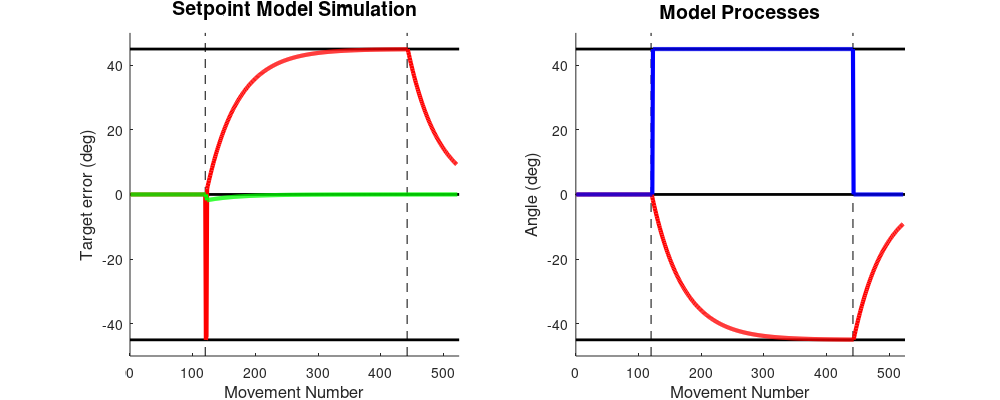
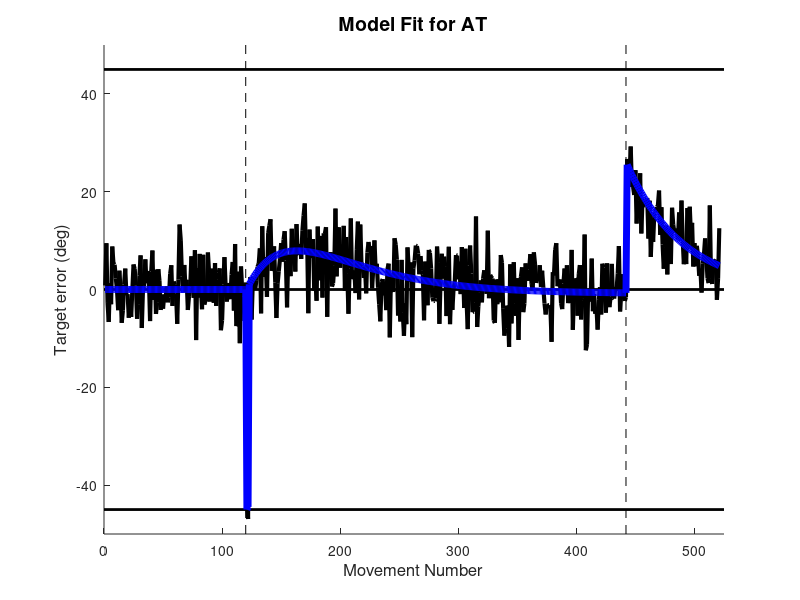
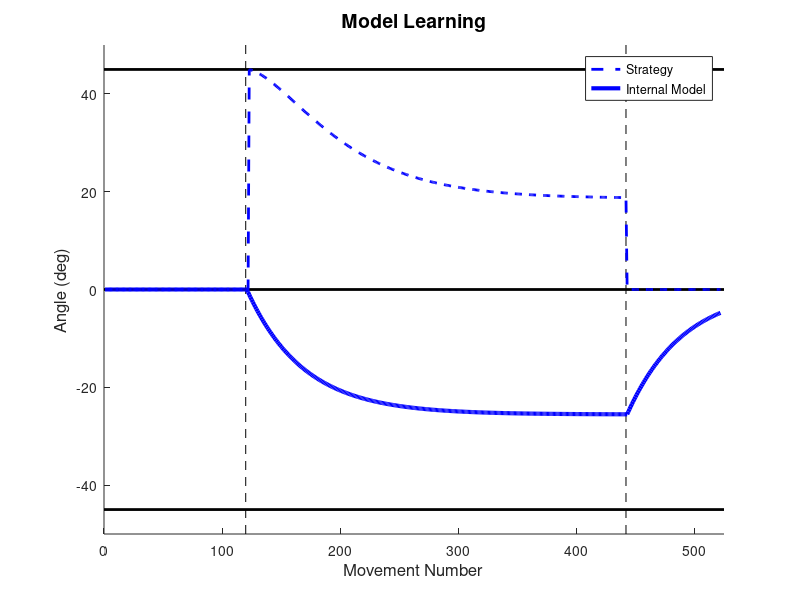

Reproduce these figures in MATLAB, in order.
%Taylor & Ivry strategy model (Plos Comp Bio - 2011). Running this script
%will generate something that should like Figure 6A from the paper. Main 
%point of model is that strategy acts on target error and adaptation 
%(internal model/state estimate) updates based on the aiming error, or 
%sensory prediction error (SPE). --Hyosub (9/28/2018)--

clear all; close all

%%%Actually, we'll first create Figure 1A,B%%%

%create the experiment
nBsl = 120;
nRot = 322;
nWO = 80;

%% Simulate figure 1

%Parameters from paper
A=1; B=.02; %Internal Model parameters
E=1; F=.05; %Strategy parameters

s(1:nBsl+2) = [zeros(nBsl+2,1)]; %strategy is zero for baseline and first two rotation
s(nBsl+3) = 45; %participant told to aim to 45 on 3rd trial of rotation                                      
                                         
r = [zeros(nBsl,1); ones(nRot,1)*-45; zeros(nWO,1)]; %45 deg VMR
r_est(1) = 0; %initializing IM (state estimate)
r_est2(1) = 0;

%create Figure 1
for n=1:length(r)-1
    
    %equations
    e_tgt(n) = s(n) + (r(n)-r_est(n));  %eqn3: the error you see is the sum
                                        %of your strategy + the rotation - 
                                        %state estimate
                                        
    e_tgt2(n) = s(n) + (r(n)-r_est2(n));
    
    e_aim(n) = r(n) - r_est(n);   %eqn4: error signal for adaptation defined
                                  %by location of feedback relative to aim

    
    r_est(n+1) = A*r_est(n) + B*e_aim(n); %eqn2: state update is based on 
                                          %aiming error NOT target error 
                                          %(this is key to model)
                                         
    r_est2(n+1) = A*r_est2(n) + B*e_tgt2(n);                 
    
    if n<=nBsl+2 
        s(n) = 0;
    elseif n>nBsl+2 & n<nBsl+nRot
        s(n+1) = 45; %for first simulation, strategy is constant
    elseif n>=nBsl+nRot
        s(n+1) = 0; %we have to set participant's strategy back to zero 
                    %after perturbation is turned off
    end
    
end
figure; hold on
set(gcf,'units','inches','pos',[5 5 10 4]);
set(gcf,'PaperPositionMode','auto')
subplot(1,2,1); hold on
ylim([-50 50])
xlim([0 525])
title('Setpoint Model Simulation','fontsize',14)
ylabel('Target error (deg)','fontsize',12)
xlabel('Movement Number','fontsize',12)
line(xlim,[0 0],'color','k','linewidth',2)
line(xlim,[45 45],'color','k','linewidth',2)
line(xlim,[-45 -45],'color','k','linewidth',2)
line([120 120],ylim,'linestyle','--','color','k')
line([442 442],ylim,'linestyle','--','color','k')
plot(e_tgt,'r','linewidth',3)

subplot(1,2,2); hold on
ylim([-50 50])
xlim([0 525])
title('Model Processes','fontsize',14)
ylabel('Angle (deg)','fontsize',12)
xlabel('Movement Number','fontsize',12)
line(xlim,[0 0],'color','k','linewidth',2)
line(xlim,[45 45],'color','k','linewidth',2)
line(xlim,[-45 -45],'color','k','linewidth',2)
line([120 120],ylim,'linestyle','--','color','k')
line([442 442],ylim,'linestyle','--','color','k')
plot(r_est,'r','linewidth',3)
plot(s,'b','linewidth',3)

subplot(1,2,1); hold on
plot(r_est2,'g','linewidth',3)


%% Now we'll simulate figure 6

A = .991; %retention factor for adaptation 
B = .012; %learning rate for adaptation
E = .999; %retention factor for strategy
K = .985; %certainty in aiming target location
F = .023; %learning rate for strategy (how quickly aiming gets adjusted)

s(1:nBsl+2) = [zeros(nBsl+2,1)]; %strategy is zero for baseline and first two rotation
s(nBsl+3) = 45; %participant told to aim to 45 on 3rd trial of rotation                                      
                                         
r = [zeros(nBsl,1); ones(nRot,1)*-45; zeros(nWO,1)]; %45 deg VMR
r_est(1) = 0; %initializing IM (state estimate)

sigma_m = 5; %motor variability of our humanoid subject

for n=1:length(r)-1
    
    %Full model
    e_tgt(n) = s(n) + (r(n)-r_est(n));  %eqn3: the error you see is the sum
                                        %of your strategy + the rotation - 
                                        %state estimate
    
    e_aim(n) = r(n) - r_est(n) + (s(n) - K*s(n));   %eqn6: captures idea of 
                                                    %uncertainty in desired
                                                    %aim location
    
    r_est(n+1) = A*r_est(n) + B*e_aim(n); %eqn2: state update is based on 
                                          %aiming error NOT target error 
                                          %(this is key to model)
    
    if n<=nBsl+2 
        s(n) = s(n);
    elseif n>nBsl+2 & n<nBsl+nRot
        s(n+1) = E*s(n) - F*e_tgt(n); %adjusting strategy begins in 
                                      %perturbation block
    elseif n>=nBsl+nRot
        s(n+1) = 0; %we have to set participant's strategy back to zero 
                    %after perturbation is turned off
    end
    
    humanoid(n) = e_tgt(n) + randn(1)*sigma_m; %I'm just corrupting the model 
                                         %with Gaussian noise so that it
                                         %looks like participant in Fig. 6A
                                
end

figure; hold on
ylim([-50 50])
xlim([0 525])
title('Model Fit for AT','fontsize',14)
ylabel('Target error (deg)','fontsize',12)
xlabel('Movement Number','fontsize',12)
line(xlim,[0 0],'color','k','linewidth',2)
line(xlim,[45 45],'color','k','linewidth',2)
line(xlim,[-45 -45],'color','k','linewidth',2)
line([120 120],ylim,'linestyle','--','color','k')
line([442 442],ylim,'linestyle','--','color','k')
plot(humanoid,'k','linewidth',3)
plot(e_tgt,'b','linewidth',5)


%plot Model Learning for Aiming Target group (Fig. 6D)
figure; hold on
ylim([-50 50])
xlim([0 525])
title('Model Learning','fontsize',14)
ylabel('Angle (deg)','fontsize',12)
xlabel('Movement Number','fontsize',12)
line(xlim,[0 0],'color','k','linewidth',2)
line(xlim,[45 45],'color','k','linewidth',2)
line(xlim,[-45 -45],'color','k','linewidth',2)
line([120 120],ylim,'linestyle','--','color','k')
line([442 442],ylim,'linestyle','--','color','k')
h1=plot(s,'--b','linewidth',2)
h2=plot(r_est,'b','linewidth',3)
legend([h1 h2],{'Strategy','Internal Model'})

